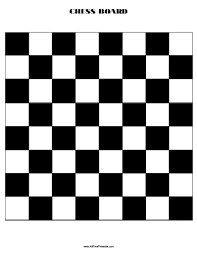
#> input picture programming homework 4/chessboard.png, 197 x 256 px
$ jupyter execute programlama_odev_4.ipynb   (older library calls are emulated)
#> lines starting #> are read from the running program, lines starting #| are printed output that depends on the picture; after the words box and inside, x2 and y2 are one past the last pixel; in counts of white or black regions, pixels touching at a corner belong together
[cell 1]
import cv2
import numpy as np
import matplotlib.pyplot as plt
import time

### Shi Tomasi Algorithm

[cell 2]
def shi_tomasi_corners(image, max_corners=100, quality_level=0.01, min_distance=10, k=0.04):
    # Convert image to grayscale
    gray = cv2.cvtColor(image, cv2.COLOR_BGR2GRAY)

    # Compute gradients using Sobel operator
    Ix = cv2.Sobel(gray, cv2.CV_64F, 1, 0, ksize=3)
    Iy = cv2.Sobel(gray, cv2.CV_64F, 0, 1, ksize=3)

    # Compute elements of the structure tensor
    M11 = Ix ** 2
    M12 = Ix * Iy
    M22 = Iy ** 2

    # Compute eigenvalues
    eigenvalues = np.zeros_like(gray, dtype=np.float64)
    for y in range(gray.shape[0]):
        for x in range(gray.shape[1]):
            M = np.array([[M11[y, x], M12[y, x]],
                          [M12[y, x], M22[y, x]]])
            eigenvalues[y, x] = np.min(np.linalg.eigvals(M))

    # Apply thresholding based on minimum eigenvalue
    threshold = np.max(eigenvalues) * quality_level
    corners = []
    for y in range(gray.shape[0]):
        for x in range(gray.shape[1]):
            if eigenvalues[y, x] > threshold:
                corners.append((x, y))

    # Perform non-maximum suppression
    corners = np.array(corners, dtype=np.float32).reshape(-1, 1, 2)
    corners = cv2.goodFeaturesToTrack(gray, max_corners, quality_level, min_distance)

    return corners

[cell 3]
# Load image
shitomasi_chessboard_image = cv2.imread('chessboard.png')
#> shitomasi_chessboard_image is the input picture: shape (256, 197, 3); mean B, G, R 162.3, 162.3, 162.3
shitomasi_cubes_image = cv2.imread('cubes.png')
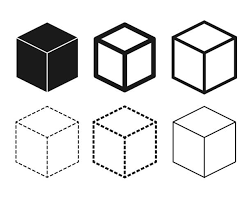
#> input picture programming homework 4/cubes.png, 251 x 201 px
#> shitomasi_cubes_image is the input picture: shape (201, 251, 3); min 0, max 255, mean 224.5

[cell 4]
# Shi-Tomasi Corner Detection
shitomasi_chessboard_corners = shi_tomasi_corners(shitomasi_chessboard_image)
#> in shi_tomasi_corners, `M22 = Iy ** 2`:
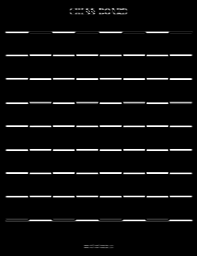
#> M22: shape (256, 197) float64; min 0, max 1040400, mean 49982; drawn with min black and max white
#> in shi_tomasi_corners, `threshold = np.max(eigenvalues) * quality_level`: threshold = 5.82e-13
#> in shi_tomasi_corners, `corners = cv2.goodFeaturesToTrack(gray, max_corners, quality_level, mi..`: corners = 88 rows, first 8: [99, 9], [145, 219], [146, 172], [98, 219], [99, 172], [146, 125], [51, 79], [169, 219]
#> shitomasi_chessboard_corners has the same summary as corners in shi_tomasi_corners
shitomasi_cubes_corners = shi_tomasi_corners(shitomasi_cubes_image)
#> call 2 of shi_tomasi_corners, with max_corners = 100, quality_level = 0.01, min_distance = 10, k = 0.04
#> after the loop in shi_tomasi_corners (call 2), `for y in range(gray.shape[0]):`:
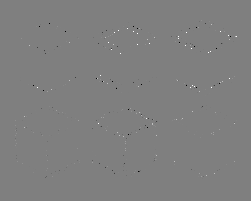
#> eigenvalues: shape (201, 251) float64; min -1.16e-10, max 1.16e-10, mean 2.24e-14; drawn with min black and max white
#> in shi_tomasi_corners (call 2), `threshold = np.max(eigenvalues) * quality_level`: threshold = 1.16e-12
#> in shi_tomasi_corners (call 2), `corners = cv2.goodFeaturesToTrack(gray, max_corners, quality_level, mi..`: corners = 67 rows, first 8: [124, 137], [155, 122], [93, 122], [155, 154], [124, 176], [155, 139], [206, 89], [175, 41]
#> shitomasi_cubes_corners has the same summary as corners in shi_tomasi_corners

[cell 5]
# Draw detected corners on the image
for corner in shitomasi_chessboard_corners:
    x, y = corner.ravel()
    cv2.circle(shitomasi_chessboard_image, (int(x), int(y)), 3, (255, 0, 0), -1)
#> this loop made 88 passes
#> (x, y) on passes 1 to 12: (99, 9), (145, 219), (146, 172), (98, 219), (99, 172), (146, 125), (51, 79), (169, 219), (168, 172), (169, 79), (99, 125), (146, 150)
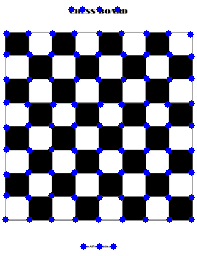
#> shitomasi_chessboard_image: shape (256, 197, 3); mean B, G, R 168.5, 155.6, 155.6

[cell 6]
# Draw detected corners on the image
for corner in shitomasi_cubes_corners:
    x, y = corner.ravel()
    cv2.circle(shitomasi_cubes_image, (int(x), int(y)), 3, (255, 0, 0), -1)
#> this loop made 67 passes
#> (x, y) on passes 1 to 12: (124, 137), (155, 122), (93, 122), (155, 154), (124, 176), (155, 139), (206, 89), (175, 41), (99, 44), (128, 84), (93, 161), (135, 172)
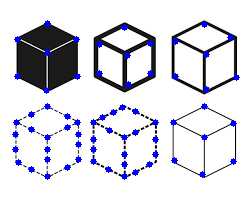
#> shitomasi_cubes_image: shape (201, 251, 3); 3.85% of pixels changed, all inside (x1, y1, x2, y2) = (12, 20, 240, 180)

[cell 7]
# Display the images side by side
plt.figure(figsize=(10, 8))

plt.subplot(1, 2, 1)  # Create subplot 1
plt.imshow(shitomasi_chessboard_image)
plt.axis('off')

plt.subplot(1, 2, 2)  # Create subplot 2
plt.imshow(shitomasi_cubes_image)
plt.axis('off')

plt.show()
#> figure, not shown here; B, G, R data is drawn as R, G, B

### Harris Algorithm

[cell 8]
# Load your image here
harris_chessboard_image = cv2.imread("chessboard.png")
harris_cubes_image =cv2.imread('cubes.png')

[cell 9]
operated_harris_chessboard_image = cv2.cvtColor(harris_chessboard_image, cv2.COLOR_BGR2GRAY)
operated_harris_cubes_image = cv2.cvtColor(harris_cubes_image, cv2.COLOR_BGR2GRAY)

[cell 10]
operated_harris_chessboard_image = np.float32(operated_harris_chessboard_image)
operated_harris_cubes_image = np.float32(operated_harris_cubes_image)

[cell 11]
dest_chessboard = cv2.cornerHarris(operated_harris_chessboard_image, 2, 5, 0.03)
dest_cubes = cv2.cornerHarris(operated_harris_cubes_image, 2, 5, 0.03)

[cell 12]
dest_chessboard = cv2.dilate(dest_chessboard, None)
dest_cubes = cv2.dilate(dest_cubes, None)

[cell 13]
harris_chessboard_image[dest_chessboard > 0.01 * dest_chessboard.max()]=[0, 0, 255]
#> harris_chessboard_image: shape (256, 197, 3); 7.3% of pixels changed, all inside (x1, y1, x2, y2) = (4, 7, 195, 249)
harris_cubes_image[dest_cubes > 0.01 * dest_cubes.max()]=[0, 0, 255]
#> harris_cubes_image: shape (201, 251, 3); 8.55% of pixels changed, all inside (x1, y1, x2, y2) = (14, 23, 239, 181)

[cell 14]
# Display the images side by side
plt.figure(figsize=(10, 8))

plt.subplot(1, 2, 1)  # Create subplot 1
plt.imshow(harris_chessboard_image)
plt.axis('off')

plt.subplot(1, 2, 2)  # Create subplot 2
plt.imshow(harris_cubes_image)
plt.axis('off')

plt.show()
#> figure, not shown here; B, G, R data is drawn as R, G, B

### Efficiency

[cell 15]
def modified_harris_corner_detection(image, alpha=1/25, threshold=0.01):
    # Convert the image to grayscale
#> called with alpha = 0.04, threshold = 0.01
    gray = cv2.cvtColor(image, cv2.COLOR_BGR2GRAY)

    # Compute derivatives using Sobel operator
    Ix = cv2.Sobel(gray, cv2.CV_64F, 1, 0, ksize=3)
    Iy = cv2.Sobel(gray, cv2.CV_64F, 0, 1, ksize=3)

    # Compute elements of the structure tensor
    Ixx = Ix * Ix
    Ixy = Ix * Iy
    Iyy = Iy * Iy

    # Apply Gaussian filter to the structure tensor elements
    sigma = 1
    Ixx = cv2.GaussianBlur(Ixx, (5, 5), sigma)
    Ixy = cv2.GaussianBlur(Ixy, (5, 5), sigma)
    Iyy = cv2.GaussianBlur(Iyy, (5, 5), sigma)

    # Calculate the eigenvalues of the Hessian matrix
    det_H = Ixx * Iyy - Ixy**2
    trace_H = Ixx + Iyy
    lambda1 = 0.5 * (trace_H + np.sqrt(trace_H**2 - 4 * det_H))
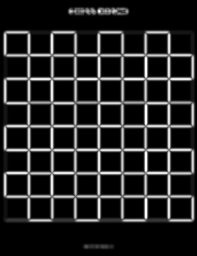
#> lambda1: shape (256, 197) float64; min 0, max 681425.5, mean 96225.2; drawn with min black and max white
    lambda2 = 0.5 * (trace_H - np.sqrt(trace_H**2 - 4 * det_H))

    # Compute the modified cornerness measure
    f = lambda1 * lambda2 - alpha * (lambda1 + lambda2)

    # Threshold the response to identify corners
    corners = np.argwhere(f > threshold * f.max())
#> corners = 3157 pairs, first value 7 to 247, second value 3 to 194

    return corners

[cell 16]
# Load your image here
chessboard_image = cv2.imread("chessboard.png")

# Detect corners using the modified system
start_time_modified = time.time()
chessboard_corners_modified = modified_harris_corner_detection(chessboard_image)
#> chessboard_corners_modified has the same summary as corners in modified_harris_corner_detection
end_time_modified = time.time()
execution_time_modified = end_time_modified - start_time_modified

# Detect corners using the original Harris system (from previous question)
start_time_original = time.time()
operated_chessboard_image = cv2.cvtColor(chessboard_image, cv2.COLOR_BGR2GRAY)
operated_chessboard_image = np.float32(operated_chessboard_image)
dest_chessboard = cv2.cornerHarris(operated_chessboard_image, 2, 5, 0.03)
dest_chessboard = cv2.dilate(dest_chessboard, None)
chessboard_image[dest_chessboard > 0.01 * dest_chessboard.max()]=[0, 0, 255]
end_time_original = time.time()
execution_time_original = end_time_original - start_time_original

# Compare results and execution times
print(f"Modified system detected {len(chessboard_corners_modified)} corners.")
#| Modified system detected 3157 corners.
print(f"Execution time (modified system): {execution_time_modified:.4f} seconds")
print(f"Execution time (original system): {execution_time_original:.4f} seconds")

[cell 17]
# Load your image here
cubes_image = cv2.imread("cubes.png")

# Detect corners using the modified system
start_time_modified = time.time()
cubes_corners_modified = modified_harris_corner_detection(cubes_image)
#> call 2 of modified_harris_corner_detection, with alpha = 0.04, threshold = 0.01
#> in modified_harris_corner_detection (call 2), `lambda2 = 0.5 * (trace_H - np.sqrt(trace_H**2 - 4 * det_H))`:
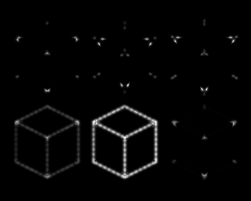
#> lambda2: shape (201, 251) float64; min 0, max 272799.1, mean 5296.8; drawn with min black and max white
#> in modified_harris_corner_detection (call 2), `corners = np.argwhere(f > threshold * f.max())`: corners = 4072 pairs, first value 19 to 179, second value 14 to 238
#> cubes_corners_modified has the same summary as corners in modified_harris_corner_detection
end_time_modified = time.time()
execution_time_modified = end_time_modified - start_time_modified

# Detect corners using the original Harris system (from previous question)
start_time_original = time.time()
operated_cubes_image = cv2.cvtColor(cubes_image, cv2.COLOR_BGR2GRAY)
operated_cubes_image = np.float32(operated_cubes_image)
dest_cubes = cv2.cornerHarris(operated_cubes_image, 2, 5, 0.03)
dest_cubes = cv2.dilate(dest_cubes, None)
cubes_image[dest_cubes > 0.01 * dest_cubes.max()]=[0, 0, 255]
end_time_original = time.time()
execution_time_original = end_time_original - start_time_original

# Compare results and execution times
print(f"Modified system detected {len(cubes_corners_modified)} corners.")
#| Modified system detected 4072 corners.
print(f"Execution time (modified system): {execution_time_modified:.4f} seconds")
print(f"Execution time (original system): {execution_time_original:.4f} seconds")

### My Own Images

### Shi Tomasi Algorithm on My Image

[cell 18]
shitomasi_my_image = cv2.imread('my_image.jpg')
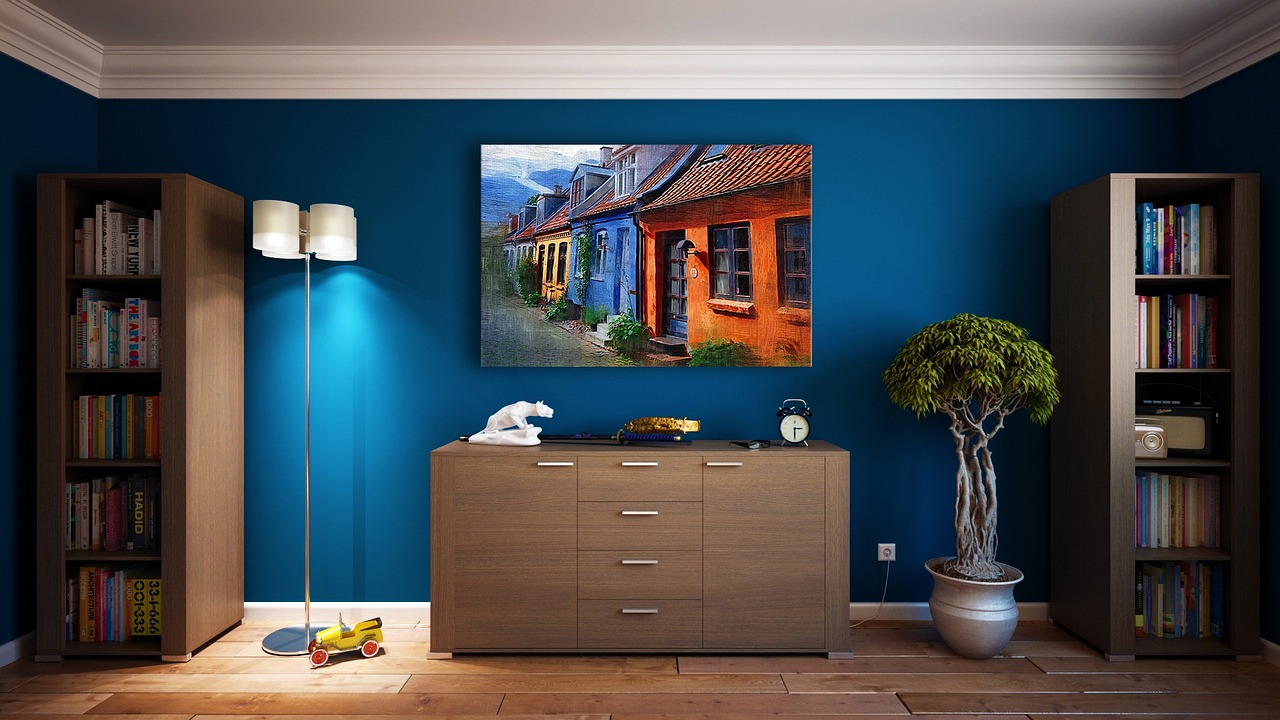
#> input picture programming homework 4/my_image.jpg, 1280 x 720 px
#> shitomasi_my_image is the input picture: shape (720, 1280, 3); mean B, G, R 80.8, 78.2, 74.8

[cell 19]
shitomasi_my_image_corners = shi_tomasi_corners(shitomasi_my_image)
#> call 3 of shi_tomasi_corners, with max_corners = 100, quality_level = 0.01, min_distance = 10, k = 0.04
#> in shi_tomasi_corners (call 3), `gray = cv2.cvtColor(image, cv2.COLOR_BGR2GRAY)`:
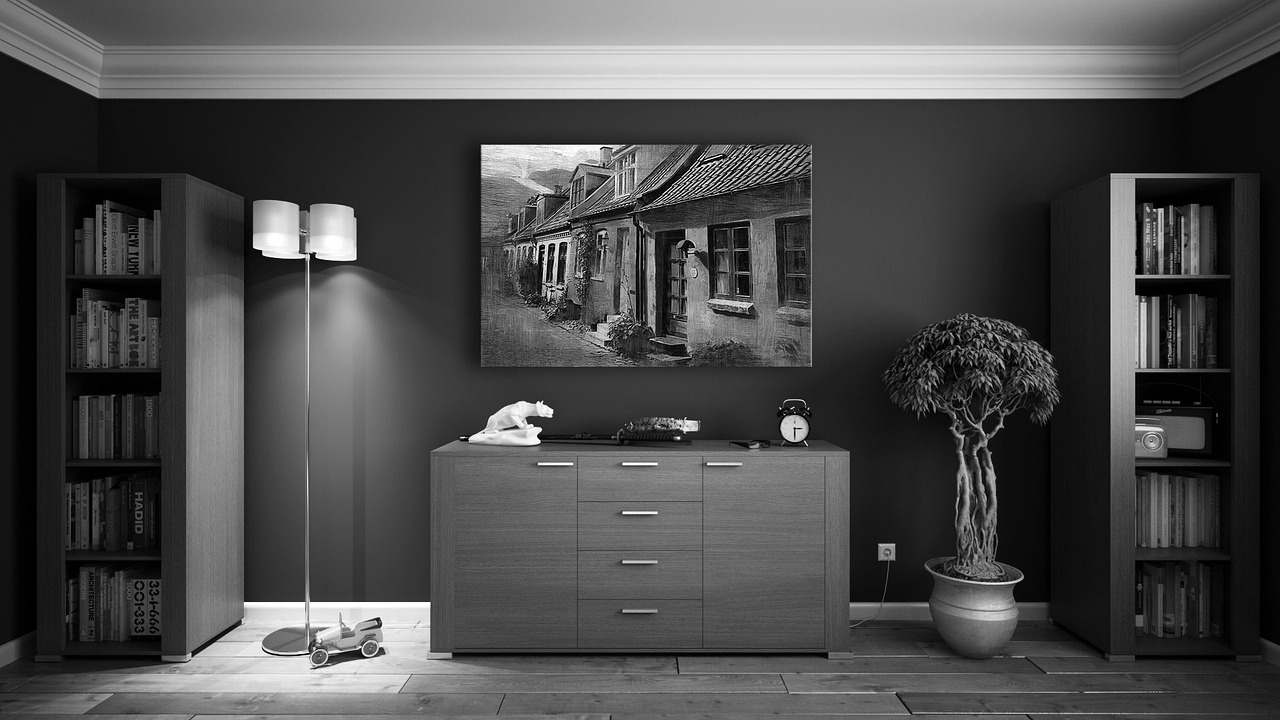
#> gray: shape (720, 1280); min 0, max 255, mean 77.5
#> in shi_tomasi_corners (call 3), `Iy = cv2.Sobel(gray, cv2.CV_64F, 0, 1, ksize=3)`:
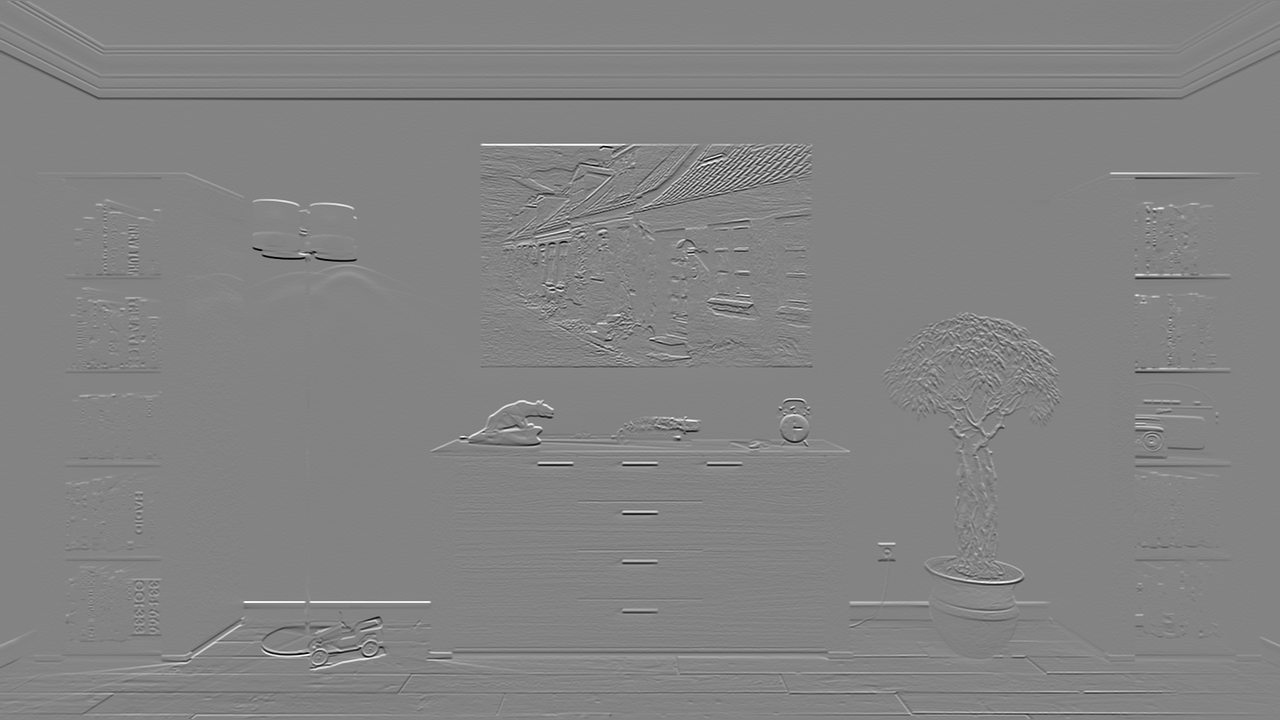
#> Iy: shape (720, 1280) float64; min -1006, max 943, mean -0.4; drawn with min black and max white
#> in shi_tomasi_corners (call 3), `threshold = np.max(eigenvalues) * quality_level`: threshold = 5.82e-13
#> in shi_tomasi_corners (call 3), `corners = cv2.goodFeaturesToTrack(gray, max_corners, quality_level, mi..`: corners = 100 rows, first 8: [794, 428], [315, 253], [679, 437], [581, 276], [551, 416], [261, 251], [429, 603], [623, 512]
#> shitomasi_my_image_corners has the same summary as corners in shi_tomasi_corners

[cell 20]
for corner in shitomasi_my_image_corners:
    x, y = corner.ravel()
    cv2.circle(shitomasi_my_image, (int(x), int(y)), 4, (255, 0, 0), -1)
#> this loop made 100 passes
#> (x, y) on passes 1 to 12: (794, 428), (315, 253), (679, 437), (581, 276), (551, 416), (261, 251), (429, 603), (623, 512), (554, 244), (307, 651), (780, 408), (360, 649)
